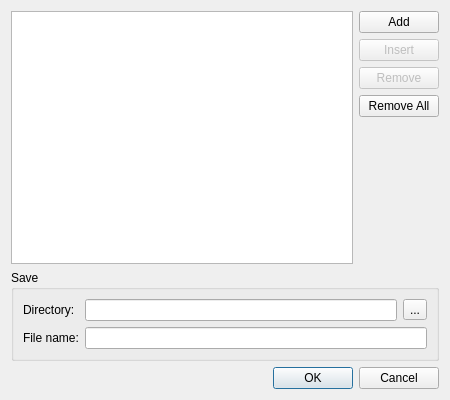
<?xml version="1.0" encoding="UTF-8"?>
<ui version="4.0">
 <class>dialogRunList</class>
 <widget class="QDialog" name="dialogRunList">
  <property name="geometry">
   <rect>
    <x>0</x>
    <y>0</y>
    <width>450</width>
    <height>400</height>
   </rect>
  </property>
  <property name="windowTitle">
   <string>Run List</string>
  </property>
  <layout class="QGridLayout" name="gridLayout_2">
   <item row="0" column="0" rowspan="2">
    <widget class="QTableView" name="tableViewRun">
     <property name="dragEnabled">
      <bool>false</bool>
     </property>
     <property name="selectionMode">
      <enum>QAbstractItemView::ExtendedSelection</enum>
     </property>
     <property name="selectionBehavior">
      <enum>QAbstractItemView::SelectItems</enum>
     </property>
     <attribute name="horizontalHeaderHighlightSections">
      <bool>false</bool>
     </attribute>
     <attribute name="verticalHeaderHighlightSections">
      <bool>false</bool>
     </attribute>
    </widget>
   </item>
   <item row="0" column="1">
    <layout class="QVBoxLayout" name="verticalLayout">
     <item>
      <widget class="QPushButton" name="pushButtonAdd">
       <property name="sizePolicy">
        <sizepolicy hsizetype="Minimum" vsizetype="Fixed">
         <horstretch>0</horstretch>
         <verstretch>0</verstretch>
        </sizepolicy>
       </property>
       <property name="text">
        <string>Add</string>
       </property>
      </widget>
     </item>
     <item>
      <widget class="QPushButton" name="pushButtonInsert">
       <property name="enabled">
        <bool>false</bool>
       </property>
       <property name="sizePolicy">
        <sizepolicy hsizetype="Minimum" vsizetype="Fixed">
         <horstretch>0</horstretch>
         <verstretch>0</verstretch>
        </sizepolicy>
       </property>
       <property name="text">
        <string>Insert</string>
       </property>
      </widget>
     </item>
     <item>
      <widget class="QPushButton" name="pushButtonRemove">
       <property name="enabled">
        <bool>false</bool>
       </property>
       <property name="sizePolicy">
        <sizepolicy hsizetype="Minimum" vsizetype="Fixed">
         <horstretch>0</horstretch>
         <verstretch>0</verstretch>
        </sizepolicy>
       </property>
       <property name="text">
        <string>Remove</string>
       </property>
      </widget>
     </item>
     <item>
      <widget class="QPushButton" name="pushButtonRemoveAll">
       <property name="enabled">
        <bool>true</bool>
       </property>
       <property name="sizePolicy">
        <sizepolicy hsizetype="Minimum" vsizetype="Fixed">
         <horstretch>0</horstretch>
         <verstretch>0</verstretch>
        </sizepolicy>
       </property>
       <property name="text">
        <string>Remove All</string>
       </property>
      </widget>
     </item>
    </layout>
   </item>
   <item row="1" column="1">
    <spacer name="verticalSpacer">
     <property name="orientation">
      <enum>Qt::Vertical</enum>
     </property>
     <property name="sizeHint" stdset="0">
      <size>
       <width>20</width>
       <height>100</height>
      </size>
     </property>
    </spacer>
   </item>
   <item row="2" column="0" colspan="2">
    <widget class="QGroupBox" name="groupBox">
     <property name="title">
      <string>Save</string>
     </property>
     <layout class="QGridLayout" name="gridLayout">
      <item row="0" column="0">
       <widget class="QLabel" name="label">
        <property name="toolTip">
         <string/>
        </property>
        <property name="text">
         <string>Directory:</string>
        </property>
       </widget>
      </item>
      <item row="0" column="1">
       <widget class="QLineEdit" name="lineEditDir">
        <property name="readOnly">
         <bool>true</bool>
        </property>
       </widget>
      </item>
      <item row="0" column="2">
       <widget class="QToolButton" name="toolButtonDir">
        <property name="text">
         <string>...</string>
        </property>
       </widget>
      </item>
      <item row="1" column="0">
       <widget class="QLabel" name="label_2">
        <property name="text">
         <string>File name:</string>
        </property>
       </widget>
      </item>
      <item row="1" column="1" colspan="2">
       <widget class="QLineEdit" name="lineEditFn"/>
      </item>
     </layout>
     <zorder>label_2</zorder>
     <zorder>label</zorder>
     <zorder>lineEditFn</zorder>
     <zorder>lineEditDir</zorder>
     <zorder>toolButtonDir</zorder>
    </widget>
   </item>
   <item row="3" column="0" colspan="2">
    <widget class="QDialogButtonBox" name="buttonBox">
     <property name="orientation">
      <enum>Qt::Horizontal</enum>
     </property>
     <property name="standardButtons">
      <set>QDialogButtonBox::Cancel|QDialogButtonBox::Ok</set>
     </property>
     <property name="centerButtons">
      <bool>false</bool>
     </property>
    </widget>
   </item>
  </layout>
 </widget>
 <resources/>
 <connections>
  <connection>
   <sender>buttonBox</sender>
   <signal>accepted()</signal>
   <receiver>dialogRunList</receiver>
   <slot>accept()</slot>
   <hints>
    <hint type="sourcelabel">
     <x>169</x>
     <y>278</y>
    </hint>
    <hint type="destinationlabel">
     <x>157</x>
     <y>274</y>
    </hint>
   </hints>
  </connection>
  <connection>
   <sender>buttonBox</sender>
   <signal>rejected()</signal>
   <receiver>dialogRunList</receiver>
   <slot>reject()</slot>
   <hints>
    <hint type="sourcelabel">
     <x>169</x>
     <y>284</y>
    </hint>
    <hint type="destinationlabel">
     <x>286</x>
     <y>274</y>
    </hint>
   </hints>
  </connection>
 </connections>
</ui>
